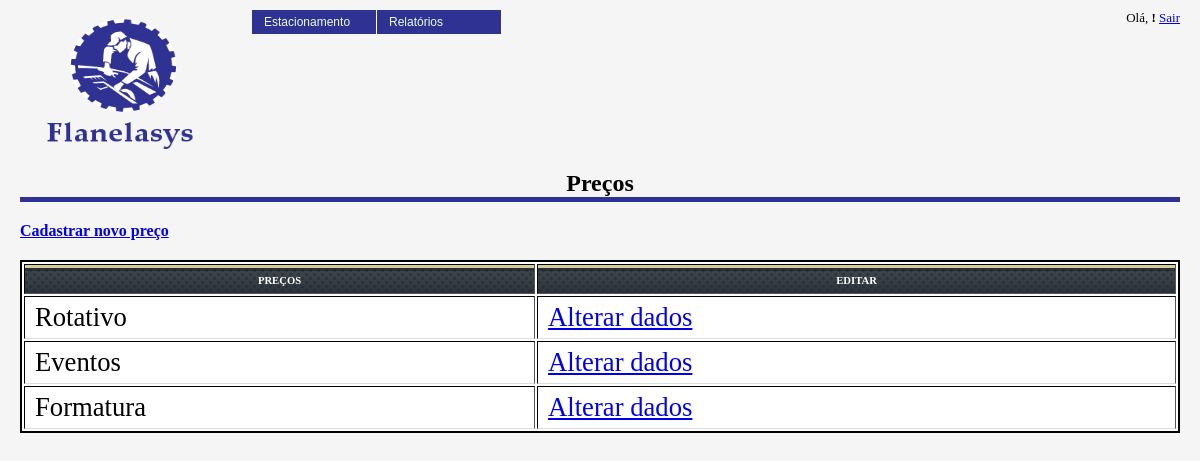
/admin/precos/index.php, run on the app's committed database.
### tables this page shows
CREATE TABLE `fla_precos` (
  `cod_preco` int(10) unsigned NOT NULL AUTO_INCREMENT,
  `des_preco` varchar(50) NOT NULL,
  `val_minimo` decimal(5,2) NOT NULL,
  `tip_cobranca` char(1) NOT NULL,
  `val_hora` decimal(5,2) DEFAULT NULL,
  `val_fracao` decimal(5,2) DEFAULT NULL,
  `tem_tolerancia` int(2) NOT NULL DEFAULT '10',
  `val_diaria` decimal(5,2) DEFAULT NULL,
  `tem_diaria` int(2) DEFAULT '8',
  `tem_minimo` int(2) DEFAULT '30',
  PRIMARY KEY (`cod_preco`)
);

### classes/fla_precos.class.php (called while the page is built, shortened)
<?php
class fla_precos {
    private $cod_preco;
    public function get_cod_preco() {
        return $this->cod_preco;
    }
    function buscaPrecos($objPreco) {
        $objConexao = new fla_conexao();
        $where = "";
        $SQL = "SELECT
                    cod_preco,
                    des_preco,
                    val_minimo,
					val_hora,
					val_fracao,
					val_diaria,
                    tip_cobranca,
					tem_tolerancia,
					tem_diaria,
					tem_minimo
                FROM
                    fla_precos "
                . $where . "
                ORDER BY
                    cod_preco";
        $rsPreco = $objConexao->query($SQL);
        $arrPrecos = array();
        $aux = 0;
        while ($preco = $rsPreco->fetch(PDO::FETCH_ASSOC)) {
            $arrPrecos[$aux]['cod_preco'] = $preco['cod_preco'];
            $arrPrecos[$aux]['des_preco'] = $preco['des_preco'];
            $arrPrecos[$aux]['val_minimo'] = $preco['val_minimo'];
            $arrPrecos[$aux]['val_hora'] = $preco['val_hora'];
            $arrPrecos[$aux]['val_fracao'] = $preco['val_fracao'];
            $arrPrecos[$aux]['val_diaria'] = $preco['val_diaria'];
            $arrPrecos[$aux]['tip_cobranca'] = $preco['tip_cobranca'];
            $arrPrecos[$aux]['tem_tolerancia'] = $preco['tem_tolerancia'];
            $arrPrecos[$aux]['tem_diaria'] = $preco['tem_diaria'];
            $arrPrecos[$aux]['tem_minimo'] = $preco['tem_minimo'];
            $aux++;
        }
        return $arrPrecos;
    }
}
?>

### admin/precos/index.php (the view, shortened to what this page needs)
<?php
    include_once('../../includes/config.php');
	include_once($path_classes.'fla_precos.class.php');
	$objPrecos     = new fla_precos();
	$arrPrecos = $objPrecos->buscaPrecos($objPrecos);
?>
<html>
	<head>
		<link href="../../images/style.css" rel="stylesheet" type="text/css" />
	</head>
	<body>
		<div class="content">
<?php
			include_once("../../cabecalho.php");
?>
			<div class="data">
				<h1 style="text-align:center;"> Preços </h1>
				<p style="border-bottom:none;"> <a href="editar_preco.php"> Cadastrar novo preço </a> </p>
				<table style="width:100%;" border="1" align="center">
					<tr>
						<th> Preços </th>
						<th> Editar </th>
					</tr>
<?php
				for ($i=0;$i < count($arrPrecos); $i++) {
					echo '<tr>'.chr(10);
					echo '<td>' . $arrPrecos[$i]['des_preco'] . '</td>'.chr(10);
					echo sprintf('<td> <a href="editar_preco.php?cod_preco=%s">Alterar dados</a> </td>',$arrPrecos[$i]['cod_preco']).chr(10);
					echo '</tr>'.chr(10);
				}
?>
				</table>
			</div>
		</div>
	</body>
</html>

### images/style.css (style rules this page uses)
body { font-family:tahoma; padding:0px; margin:0px; background:#f5f5f5; }
div.content { padding:10px 20px; }
div.content h1 { font-size:18pt; border-bottom:5px solid #2F3193; padding:0px; margin:10px 0px 20px; width:100%; }
p { font-size:12pt; border-bottom:5px solid #2F3193; padding:0px; text-align: left; margin:10px 0px 20px; width:100%; font-weight: bolder; }
div.content div.data table { border:2px solid #000; background:#fff; width:100%; }
div.content div.data table td { font-size:20pt; padding:5px 10px; border-bottom:1px solid #ddd; text-align: left; }
div.content div.data table th { text-align: center; font-size: 8pt; padding: 10px 10px 7px; text-transform: uppercase; color: #fff; background:url(head.gif) left -5px repeat-x; }

### data on the page
fla_precos: des_preco "Rotativo"
fla_precos: des_preco "Eventos"
fla_precos: des_preco "Formatura"
